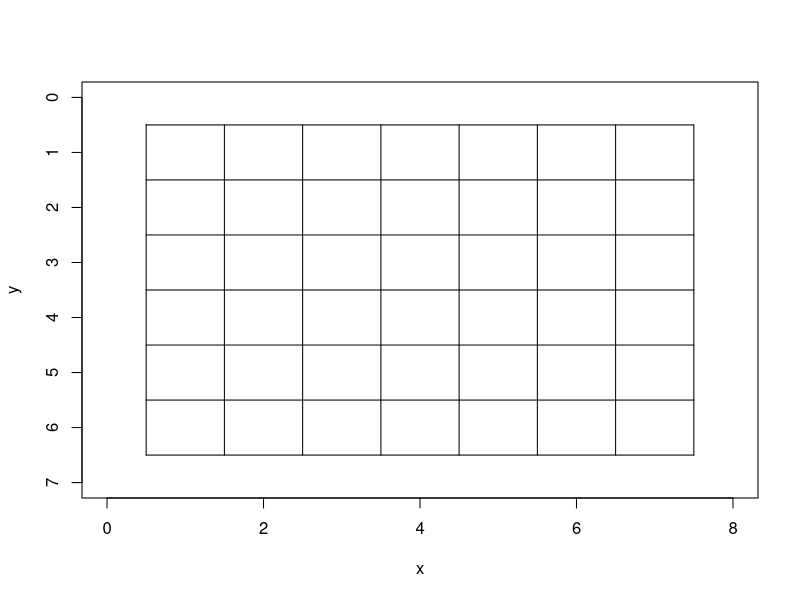

This figure's R source: (Note: this script raises an error after producing the figure.)
# Draw connect four board.

x = rep(1:7, each = 6)
y = rep(1:6, times = 7)

plot(x, y, type="n", xlim=c(0, 8), ylim=c(7, 0))
segments(x0 = c(0.5, 0.5, 0.5, 0.5, 0.5, 0.5, 0.5, 0.5, 0.5, 1.5, 2.5, 3.5, 4.5, 5.5, 6.5, 7.5), 
         y0 = c(6.5, 5.5, 4.5, 3.5, 2.5, 1.5, 0.5, 0.5, 0.5, 0.5, 0.5, 0.5, 0.5, 0.5, 0.5, 0.5), 
         x1 = c(7.5, 7.5, 7.5, 7.5, 7.5, 7.5, 7.5, 0.5, 0.5, 1.5, 2.5, 3.5, 4.5, 5.5, 6.5, 7.5), 
         y1 = c(6.5, 5.5, 4.5, 3.5, 2.5, 1.5, 0.5, 6.5, 0.5, 6.5, 6.5, 6.5, 6.5, 6.5, 6.5, 6.5))

# Data matrix used to keep track of the game
board = matrix(data=rep("E", times=42), nrow=6, ncol=7)

# Game! With functions to check for win and largest empty row
player = "X"
for (i in 1:42) {
  index = identify(x, y, n=1)
  col = x[index]
  empty = largest.empty.row(board, col)
  # if (empty == TRUE) {
  #   cat(set = "", "Column is full, select an empty column.", "\n")
  #   index = identify(x, y, n=1)
  # }
  row = y[empty]
  board[row, col] = player
  text(x=col, y=row, labels=player)
  cat(sep="", "i=", i, ", player=", player, ", index=", index,
      ", row=", row, ", col=", col, ", board:", "\n")
  print(board)
  if(won(player, board, row, col)) {
    text(x=2, y=1/3, labels=paste(player, " won!"), col="red")
    break
  }
  player = ifelse(test=(player == "X"), yes="O", no="X")
}
